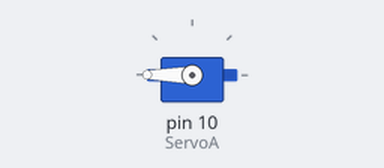
A sketch run on a simulated Arduino Uno, built with avr-gcc and run on an emulated ATmega328P. Shown: servo.

Above: at 0.05 s.
At 4.0 s:
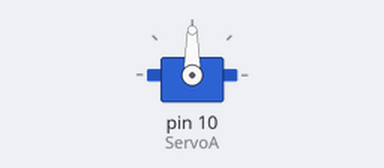
Timing chart, 0 to 5.2 s (numbered marks = the images above):
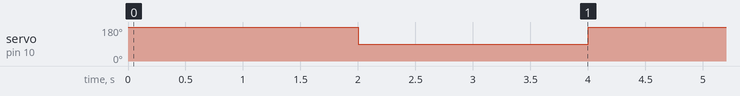

The sketch:

ServoTest_code.ino
```cpp
#include <Servo.h>       //includes the servo control library,downloaded from Arduino IDE
Servo ServoA;            //Sets up a servo called "ServoA"
int initial_pos = 90;    //Sets up a variable for intial positon of servo (Disc closed position)


void setup() {
  // put your setup code here, to run once:
ServoA.attach(10);           //Sets up servo to pin 10 which is the digital pin it's attached to
ServoA.write(initial_pos);   //on the Arduino board and sets it to its initial position (closed)


}

void loop() {
  // put your main code here, to run repeatedly:
servoMove();            // Will continually run servoMove() function

}

void servoMove() {
  ServoA.write(180);           //Moves servo to another position (open)
  delay(2000);                 //waits 2 seconds
  ServoA.write(initial_pos);   //Moves back to initial position (closed)
  delay(2000);                 //Waits at closed position for 2 seconds
}
```

Measured:
- by itself, servo on pin 10 (ServoA): alternates 180° for 2.0 s and 90° for 2.0 s
